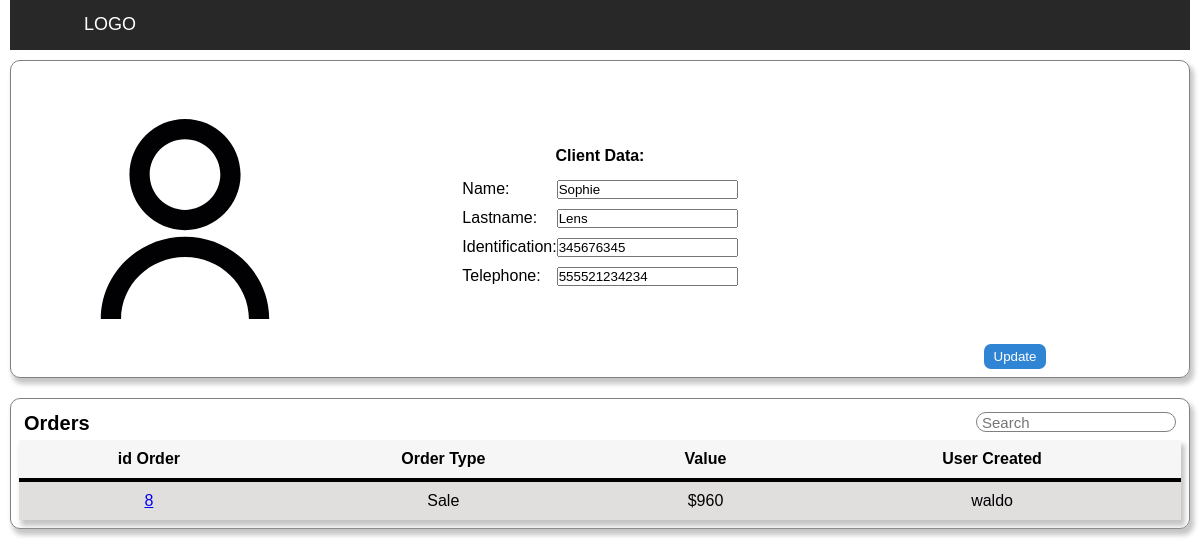
The app's page /inventory/show-client/5, older data.
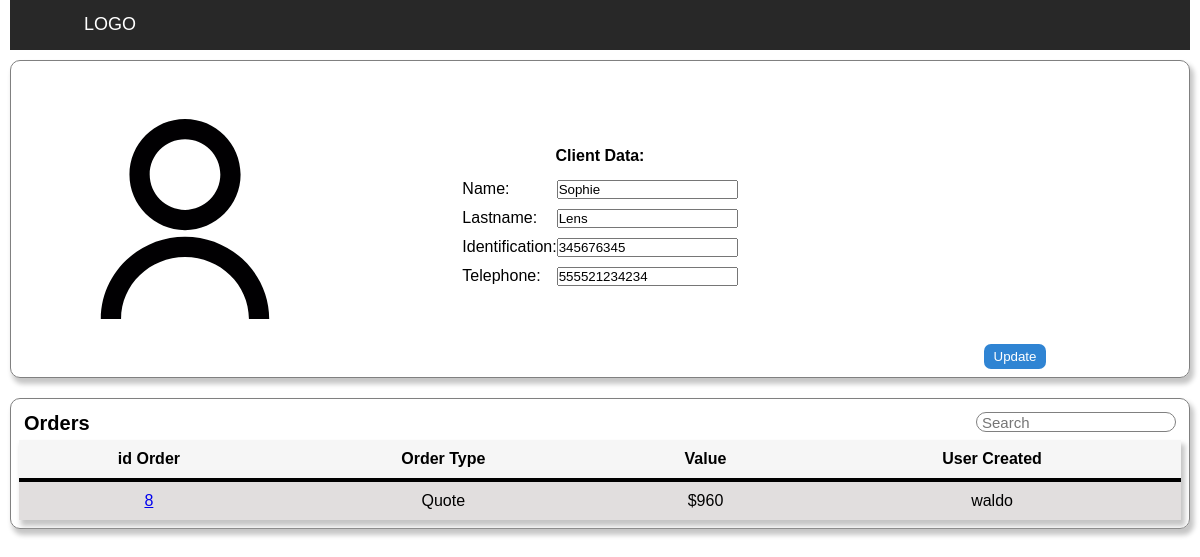
The same page, newer data.
### inventory/models.py (models this page shows)
class Order(models.Model):
    kind = models.CharField(max_length=192, null=True)
    value = models.IntegerField()
    client = models.ForeignKey(Client, on_delete = models.CASCADE, related_name="order_client")
    user = models.ForeignKey(User, on_delete = models.CASCADE, related_name="order_user")
    date = models.DateTimeField(auto_now_add=True, null=True, blank=True)
    description = models.CharField(max_length=255, null=True)

class User(AbstractUser):
    pass

### inventory/views.py (the view, shortened to what this page needs)
# urls.py: path('show-client/<str:id>',views.client_view, name='client_view'),
def client_view(request,id):
    client = Client.objects.get(pk=id)
    orders = Order.objects.filter(client = client)
    return render(request, "inventory/show-client.html",{"client":client,"orders":orders})

### inventory/templates/inventory/show-client.html (shortened to what this page needs)
{% extends "inventory/layout.html" %}
{% load static %}
{% block body %}
<div class="page">
    <div class="container_flex">
        <div class="box-client">
            <img src="{% static 'images/user2.svg' %}" width="50px">
        </div>
        <div class="box-client  ft-mid">
            <div id="text_date">
                Client Data:
            </div>
            <form action="{{client.id}}" class="item_client" method="POST">
                <p> Name: <input type="text" name="name" value="{{client.name}}"></p>
                <p> Lastname: <input type="text" name="lastname" value="{{client.lastname}}"></p>
                <p> Identification: <input type="text" name="identification" value="{{client.id_number}}"> </p>
                <p> Telephone: <input type="text" name="telephone" value="{{client.tel}}"> </p>
            </div>
            <div class="box-client ft-end">
                <button class="button_blue" type="submit"> Update </button>
            </div>
    </div>
    <div class="container_flex ft-colum">
        <div class="head-cont">
            <strong>Orders </strong>
            <input class="head-cont" id="searchTerm" type="text" onkeyup="search_item()" placeholder="Search">
        </div>
        <div>
            <table id="date-table">
                <thead>
                    <th>id Order</th>
                    <th>Order Type</th>
                    <th>Value</th>
                    <th>User Created</th>
                </thead>
                <tbody>
                    {% for order in orders %}
                    <tr>
                        <td><a href="/inventory/show-order/{{order.id}} ">{{order.id}}  </a> </td>
                        <td>{{order.kind}}</td>
                        <td>${{order.value}}</td>
                        <td>{{order.user.username}}</td>
                    </tr>
                    {% endfor %}
                </tbody>
            </table>
        </div>
    </div>
</div>
{% endblock %}

Row changes from the older to the newer data that the page shows:
changed Order "waldo": kind "Sale" → "Quote"
